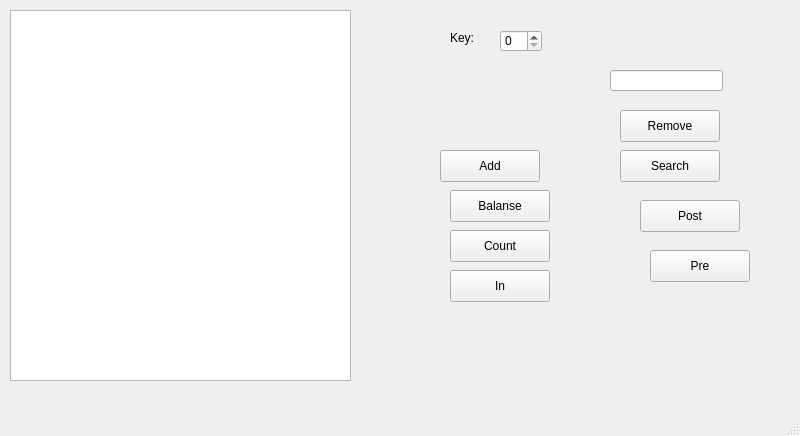
<?xml version="1.0" encoding="UTF-8"?>
<ui version="4.0">
 <class>MainWindow</class>
 <widget class="QMainWindow" name="MainWindow">
  <property name="geometry">
   <rect>
    <x>0</x>
    <y>0</y>
    <width>800</width>
    <height>436</height>
   </rect>
  </property>
  <property name="windowTitle">
   <string>MainWindow</string>
  </property>
  <property name="styleSheet">
   <string notr="true"/>
  </property>
  <widget class="QWidget" name="centralwidget">
   <widget class="QTreeView" name="treeView">
    <property name="geometry">
     <rect>
      <x>10</x>
      <y>10</y>
      <width>341</width>
      <height>371</height>
     </rect>
    </property>
   </widget>
   <widget class="QSpinBox" name="spb_val">
    <property name="geometry">
     <rect>
      <x>500</x>
      <y>30</y>
      <width>42</width>
      <height>22</height>
     </rect>
    </property>
   </widget>
   <widget class="QLabel" name="label">
    <property name="geometry">
     <rect>
      <x>450</x>
      <y>30</y>
      <width>51</width>
      <height>16</height>
     </rect>
    </property>
    <property name="text">
     <string>Key:</string>
    </property>
   </widget>
   <widget class="QLineEdit" name="lineEditText">
    <property name="geometry">
     <rect>
      <x>610</x>
      <y>70</y>
      <width>113</width>
      <height>21</height>
     </rect>
    </property>
   </widget>
   <widget class="QPushButton" name="bnt_remove">
    <property name="geometry">
     <rect>
      <x>620</x>
      <y>110</y>
      <width>100</width>
      <height>32</height>
     </rect>
    </property>
    <property name="text">
     <string>Remove</string>
    </property>
   </widget>
   <widget class="QPushButton" name="bnt_search">
    <property name="geometry">
     <rect>
      <x>620</x>
      <y>150</y>
      <width>100</width>
      <height>32</height>
     </rect>
    </property>
    <property name="text">
     <string>Search</string>
    </property>
   </widget>
   <widget class="QPushButton" name="bnt_add_item">
    <property name="geometry">
     <rect>
      <x>440</x>
      <y>150</y>
      <width>100</width>
      <height>32</height>
     </rect>
    </property>
    <property name="text">
     <string>Add</string>
    </property>
   </widget>
   <widget class="QPushButton" name="bnt_balanse">
    <property name="geometry">
     <rect>
      <x>450</x>
      <y>190</y>
      <width>100</width>
      <height>32</height>
     </rect>
    </property>
    <property name="text">
     <string>Balanse</string>
    </property>
   </widget>
   <widget class="QPushButton" name="bnt_cnt_of_list">
    <property name="geometry">
     <rect>
      <x>450</x>
      <y>230</y>
      <width>100</width>
      <height>32</height>
     </rect>
    </property>
    <property name="text">
     <string>Count</string>
    </property>
   </widget>
   <widget class="QPushButton" name="bnt_in">
    <property name="geometry">
     <rect>
      <x>450</x>
      <y>270</y>
      <width>100</width>
      <height>32</height>
     </rect>
    </property>
    <property name="text">
     <string>In</string>
    </property>
   </widget>
   <widget class="QPushButton" name="bnt_post">
    <property name="geometry">
     <rect>
      <x>640</x>
      <y>200</y>
      <width>100</width>
      <height>32</height>
     </rect>
    </property>
    <property name="text">
     <string>Post</string>
    </property>
   </widget>
   <widget class="QPushButton" name="bnt_pre">
    <property name="geometry">
     <rect>
      <x>650</x>
      <y>250</y>
      <width>100</width>
      <height>32</height>
     </rect>
    </property>
    <property name="text">
     <string>Pre</string>
    </property>
   </widget>
  </widget>
  <widget class="QMenuBar" name="menubar">
   <property name="geometry">
    <rect>
     <x>0</x>
     <y>0</y>
     <width>800</width>
     <height>24</height>
    </rect>
   </property>
  </widget>
  <widget class="QStatusBar" name="statusbar"/>
 </widget>
 <resources/>
 <connections/>
</ui>
